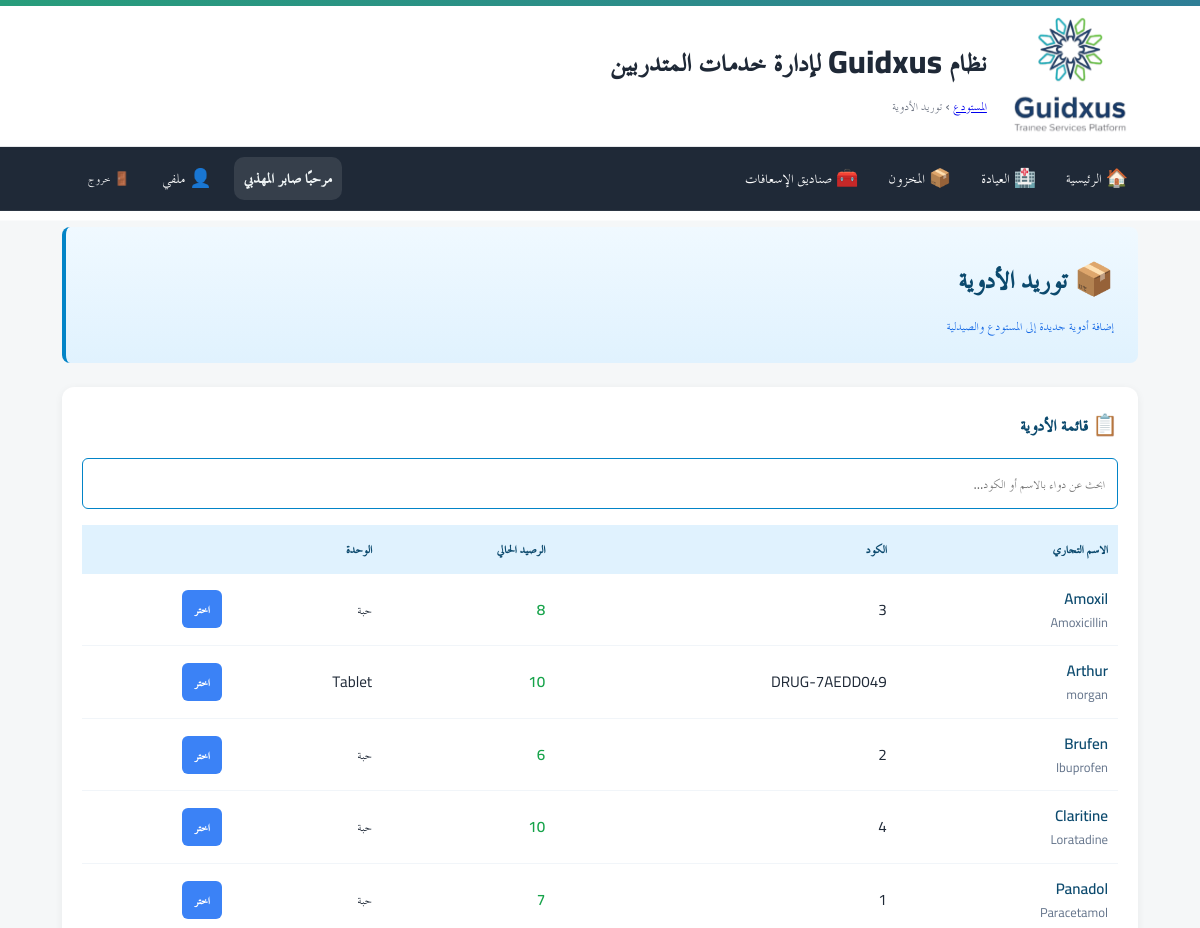
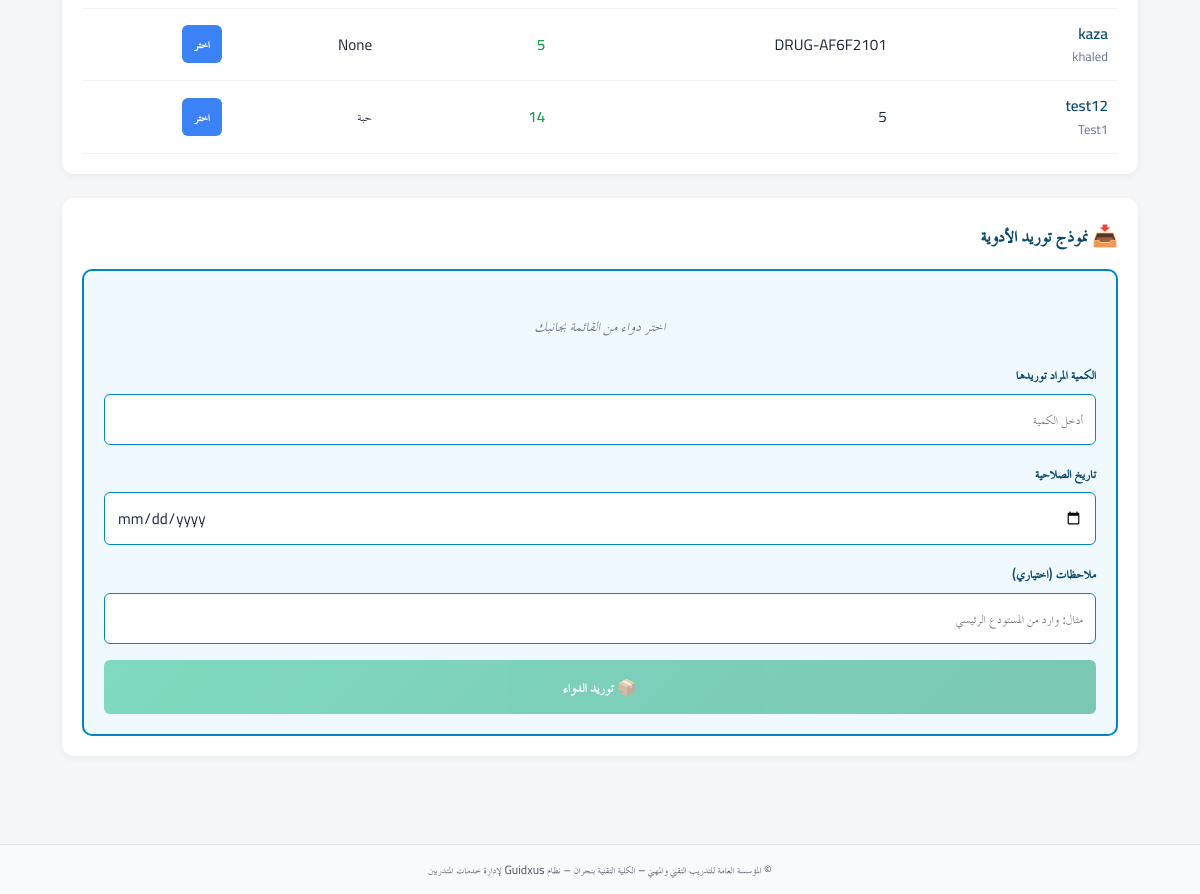
/inventory/dispense-drugs (signed in), run on the app's committed database (2 pictures, top to bottom).
### app/models.py (models this page shows)
class User(Base):
    __tablename__ = "users"
    id = Column(Integer, primary_key=True, autoincrement=True)
    full_name = Column(String(255), nullable=False)
    username = Column(String(100), unique=True, nullable=False, index=True)
    password_hash = Column(String(255), nullable=False)
    is_admin = Column(Boolean, default=False, nullable=False)   # سوبر أدمن (صلاحيات كاملة)
    is_college_admin = Column(Boolean, default=False, nullable=False)  # أدمن كلية (صلاحيات في نطاق كلية واحدة)
    college_admin_college = Column(String(255), nullable=True)  # الكلية التي يديرها أدمن الكلية
    is_hod = Column(Boolean, default=False, nullable=False)      # رئيس قسم؟
    is_doc = Column(Boolean, default=False, nullable=False)      # 👈 طبيب الكلية (جديد)
    hod_college = Column(String(255), nullable=True)             # كلية رئيس القسم (إن وُجد)
    is_active = Column(Boolean, default=True, nullable=False)
    must_change_password = Column(Boolean, default=True, nullable=False)  # يجب تغيير كلمة المرور عند أول دخول
    created_at = Column(DateTime, server_default=func.now(), nullable=False)
    updated_at = Column(DateTime, onupdate=func.now())
    headed_departments = relationship(
        "Department",
        back_populates="head_user",
        foreign_keys="Department.head_user_id",
        lazy="selectin",
    )

### tables this page shows
CREATE TABLE warehouse_stock (
            id INTEGER PRIMARY KEY AUTOINCREMENT,
            drug_id INTEGER UNIQUE NOT NULL,
            balance_qty INTEGER DEFAULT 0,
            last_updated TIMESTAMP DEFAULT CURRENT_TIMESTAMP,
            FOREIGN KEY (drug_id) REFERENCES drugs(id)
        );

CREATE TABLE drugs (
            id INTEGER PRIMARY KEY AUTOINCREMENT,
            drug_code TEXT UNIQUE NOT NULL,
            trade_name TEXT NOT NULL,
            generic_name TEXT,
            strength TEXT,
            form TEXT,
            unit TEXT,
            reorder_level INTEGER DEFAULT 0,
            is_active BOOLEAN DEFAULT 1,
            created_at TIMESTAMP DEFAULT CURRENT_TIMESTAMP
        , manufacturer TEXT, created_by INTEGER, updated_by INTEGER, updated_at TIMESTAMP);

### app/routers/inventory.py (the view)
@router.get("/dispense-drugs")
def dispense_drugs_page(
    request: Request,
    user=Depends(require_doc),
    db: Session = Depends(get_db)
):
    drugs_data = db.execute(text('''
        SELECT
            d.id,
            d.drug_code,
            d.trade_name,
            d.generic_name,
            d.strength,
            d.form,
            d.unit,
            ws.balance_qty as warehouse_qty,
            ps.balance_qty as pharmacy_qty
        FROM drugs d
        LEFT JOIN warehouse_stock ws ON d.id = ws.drug_id
        LEFT JOIN pharmacy_stock ps ON d.id = ps.drug_id
        ORDER BY d.trade_name
    ''')).fetchall()
    drugs = [
        {
            'id': row[0],
            'drug_code': row[1],
            'trade_name': row[2],
            'generic_name': row[3],
            'strength': row[4],
            'form': row[5],
            'unit': row[6],
            'warehouse_qty': row[7] or 0,
            'pharmacy_qty': row[8] or 0,
        }
        for row in drugs_data
    ]
    boxes = db.query(FirstAidBox).all()
    return templates.TemplateResponse("inventory/stock_moves.html", {
        "request": request,
        "drugs": drugs,
        "boxes": boxes
    })

### app/templates/inventory/stock_moves.html (shortened to what this page needs)
{% extends "base.html" %}
{% block breadcrumb %}
  <a href="/inventory/">المستودع</a> › <span>توريد الأدوية</span>
{% endblock %}
{% block content %}
<div class="page-header">
  <h1 class="page-title">📦 توريد الأدوية</h1>
  <p class="page-subtitle">إضافة أدوية جديدة إلى المستودع والصيدلية</p>
</div>
<div class="main-content">
  <div class="section">
    <h2 class="section-title">📋 قائمة الأدوية</h2>
    <div class="search-bar">
      <input
        type="text"
        id="supplyDrugSearch"
        placeholder="ابحث عن دواء بالاسم أو الكود..."
      >
    </div>
    <div class="table-container">
      <table class="drugs-table">
        <thead>
          <tr>
            <th>الاسم التجاري</th>
            <th>الكود</th>
            <th>الرصيد الحالي</th>
            <th>الوحدة</th>
            <th></th>
          </tr>
        </thead>
        <tbody id="supplyDrugsTableBody">
          {% if drugs %}
            {% for drug in drugs %}
            <tr class="supply-drug-row" data-drug-id="{{ drug.id }}">
              <td>
                <span class="drug-name">{{ drug.trade_name }}</span>
                {% if drug.generic_name %}
                  <div style="font-size: 0.8rem; color: #64748b;">{{ drug.generic_name }}</div>
                {% endif %}
              </td>
              <td>{{ drug.drug_code }}</td>
              <td>
                <span class="qty-normal">
                  {{ drug.warehouse_qty }}
                </span>
              </td>
              <td>{{ drug.unit }}</td>
              <td>
                <button
                  class="select-drug-btn"
                  onclick="selectSupplyDrug({{ drug.id }}, '{{ drug.trade_name }}', '{{ drug.unit }}')"
                >
                  اختر
                </button>
              </td>
            </tr>
            {% endfor %}
          {% else %}
            <tr>
              <td colspan="5" class="no-drug-message">لا توجد أدوية في النظام</td>
            </tr>
          {% endif %}
        </tbody>
      </table>
    </div>
  </div>
  <div class="section">
    <h2 class="section-title">📥 نموذج توريد الأدوية</h2>
    <form class="action-form" onsubmit="submitSupply(event)">
      <div id="selectedSupplyDrugInfo" class="no-drug-message">اختر دواء من القائمة بجانبك</div>
      <div class="form-group">
        <label for="supplyQuantityInput">الكمية المراد توريدها</label>
        <input
          type="number"
          id="supplyQuantityInput"
          name="quantity"
          min="1"
          placeholder="أدخل الكمية"
          required
        >
      </div>
      <div class="form-group">
        <label for="supplyExpiryDate">تاريخ الصلاحية</label>
        <input
          type="date"
          id="supplyExpiryDate"
          name="expiry_date"
          placeholder="اختر تاريخ الانتهاء"
        >
      </div>
      <div class="form-group">
        <label for="supplyNotes">ملاحظات (اختياري)</label>
        <input
          type="text"
          id="supplyNotes"
          name="notes"
          placeholder="مثال: وارد من المستودع الرئيسي"
        >
      </div>
      <button type="submit" class="action-btn supply-btn" id="supplyBtn" disabled>
        📦 توريد الدواء
      </button>
    </form>
  </div>
</div>
{% endblock %}

### app/templates/base.html (shortened to what this page needs)
<!doctype html>
<html lang="ar" dir="rtl">
<head>
  <link rel="stylesheet" href="/static/css/app.css">
  <link rel="stylesheet" href="/static/css/custom.css">
</head>
<body>
  <header class="site-header">
    <div class="topband"></div>
    <div class="header-inner">
      {% if ui_logo_url %}
        <img src="{{ ui_logo_url }}" alt="{{ app_name or 'Logo' }}" class="logo">
      {% else %}
        <img src="/static/images/favicon.ico" alt="{{ app_name or 'Logo' }}" class="logo">
      {% endif %}
      <div class="titles">
        <h1 class="site-title">نظام Guidxus لإدارة خدمات المتدربين</h1>
        <div class="breadcrumb">{% block breadcrumb %}{% endblock %}</div>
      </div>
    </div>
  </header>
  <nav class="main-nav">
    <div class="nav-inner">
      <a href="/">🏠 الرئيسية</a>
      {% set cu = request.session.get('user') %}
      {% set display_name = (cu.get('full_name') if cu and cu.get('full_name') else (cu.get('username') if cu and cu.get('username') else 'مستخدم')) %}
      {% if cu %}
        {% if cu.get('is_doc') %}
          <a href="/clinic/">🏥 العيادة</a>
          <a href="/inventory/">📦 المخزون</a>
          <a href="/first-aid/">🧰 صناديق الإسعافات</a>
        {% endif %}
        <div class="navbar-right">
          <span class="greeting">مرحبًا {{ display_name }}</span>
          <a href="/profile/" class="btn-link" title="ملفي الشخصي">👤 ملفي</a>
          <form method="post" action="/auth/logout" style="margin:0;">
            <button class="btn-link btn-logout" title="تسجيل الخروج">🚪 خروج</button>
          </form>
        </div>
      {% else %}
        <div class="nav-spacer"></div>
        <a href="/auth/login">🔐 تسجيل الدخول</a>
      {% endif %}
    </div>
  </nav>
  <main class="container">
    {% block content %}{% endblock %}
  </main>
  <footer class="site-footer">
    <div class="container">
      <small>
        {{ ui_footer or "© المؤسسة العامة للتدريب التقني والمهني – الكلية التقنية بنجران – نظام Guidxus لإدارة خدمات المتدربين" }}
      </small>
    </div>
  </footer>
</body>
</html>

### app/static/css/app.css (style rules this page uses)
:root { --tvtc-green-1:#7EC6A4; --tvtc-green-2:#289D7B; --tvtc-blue-1:#6BB6C8; --tvtc-blue-2:#2F7E96; --tvtc-gray-1:#F5F7F8; --tvtc-gray-2:#E5E7EA; --tvtc-gray-3:#6B7280; --tvtc-black:#1F2937; --tvtc-ivory:#FAFAF7; }
* { box-sizing:border-box; font-family:"Cairo","TraditionalArabicCustom","MajallaCustom","Noto Kufi Arabic","Segoe UI",Arial,sans-serif; }
body { margin:0; background:linear-gradient(180deg,var(--tvtc-ivory),#fff 220px,var(--tvtc-gray-1) 221px); color:var(--tvtc-black); font-size:18px; line-height:1.7; }
.container { max-width:1100px; margin-inline:auto; padding:16px; }
.site-header { background:#fff; border-bottom:1px solid var(--tvtc-gray-2); }
.header-inner { display:flex; align-items:center; gap:16px; padding-block:12px; }
.logo { height:56px; width:auto; filter: drop-shadow(0 1px 0 rgba(0,0,0,.05)); }
.site-title { margin:0; color:var(--tvtc-blue-2); font-weight:700; letter-spacing:.3px; }
.breadcrumb { color:var(--tvtc-gray-3); font-size:.9rem; }
.topband { height:6px; background:linear-gradient(90deg,var(--tvtc-green-2),var(--tvtc-blue-2)); }
.site-footer { margin-top:40px; background:#fff; border-top:1px solid var(--tvtc-gray-2); padding:16px; color:var(--tvtc-gray-3); text-align:center; }
.main-nav { background: #1f2937; color: #fff; border-bottom: 1px solid rgba(255,255,255,.06); }
.main-nav .nav-inner { display: flex; gap: 10px; align-items: center; padding: 10px 12px; max-width: 1100px; margin: 0 auto; }
.main-nav a { color:#fff; text-decoration:none; padding:6px 10px; border-radius:8px; }
.main-nav form { margin-inline-start: auto; }
.btn-link { background: transparent; color: #fff; border: 0; cursor: pointer; padding: 6px 10px; border-radius: 8px; }

### app/static/css/custom.css (style rules this page uses)
.nav-inner a { display: inline-flex; align-items: center; gap: 6px; color: #fff; text-decoration: none; padding: 6px 10px; border-radius: 8px; }
.nav-inner .btn-link { display: inline-flex; align-items: center; gap: 6px; background: transparent; color: #fff; border: 0; cursor: pointer; padding: 6px 10px; border-radius: 8px; }
.navbar-right { display: flex; align-items: center; gap: 12px; }
.greeting { font-weight: 700; color: #f0f5f6; background: rgba(255, 255, 255, 0.10); padding: 6px 10px; border-radius: 10px; }
.btn-logout { margin-left: 40px; }
.btn-logout { margin-left: 16px; }
.site-footer { background: #f9fafb; padding: 12px 0; text-align: center; font-size: .9rem; color: #4b5563; }

### app/templates/base.html (style rules this page uses)
:root { --container: 1100px; }
.container { max-width: var(--container); margin: 0 auto; padding: 0 12px; }
.site-header .header-inner { display: flex; align-items: center; gap: 25px; padding: 10px 10px; width: 100%; }
.site-header .logo { height: 120px; width: auto; margin-right: 60px; background: transparent; }
.site-header .site-title { margin: 0; font-weight: 800; font-size: 2rem; color: #1f2937; }
.main-nav { background: #1f2937; color: #fff; border-bottom: 1px solid rgba(255,255,255,.06); }
.main-nav .nav-inner { display: flex; gap: 10px; align-items: center; padding: 10px 12px; max-width: var(--container); margin: 0 auto; }
.main-nav a { color:#fff; text-decoration:none; padding:6px 10px; border-radius:8px; }
.btn-link { background: transparent; color: #fff; border: 0; cursor: pointer; padding: 6px 10px; border-radius: 8px; }
main.container { padding-top: 16px; padding-bottom: 24px; }
.breadcrumb { color:#6b7280; font-size:.92rem; margin-top:4px; font-weight: normal; }
.site-footer { background:#f9fafb; padding:12px 0; text-align:center; font-size:.9rem; color:#4b5563; }

### data on the page
User: full_name "صابر المهذبي"
warehouse_stock: trade_name "Amoxil", generic_name "Amoxicillin", drug_code "3", warehouse_qty "8", unit "حبة"
warehouse_stock: trade_name "Arthur", generic_name "morgan", drug_code "DRUG-7AEDD049", warehouse_qty "10", unit "Tablet"
warehouse_stock: trade_name "Brufen", generic_name "Ibuprofen", drug_code "2", warehouse_qty "6", unit "حبة"
warehouse_stock: trade_name "Claritine", generic_name "Loratadine", drug_code "4", warehouse_qty "10", unit "حبة"
warehouse_stock: trade_name "Panadol", generic_name "Paracetamol", drug_code "1", warehouse_qty "7", unit "حبة"
warehouse_stock: trade_name "kaza", generic_name "khaled", drug_code "DRUG-AF6F2101", warehouse_qty "5", unit "None"
warehouse_stock: trade_name "test12", generic_name "Test1", drug_code "5", warehouse_qty "14", unit "حبة"
